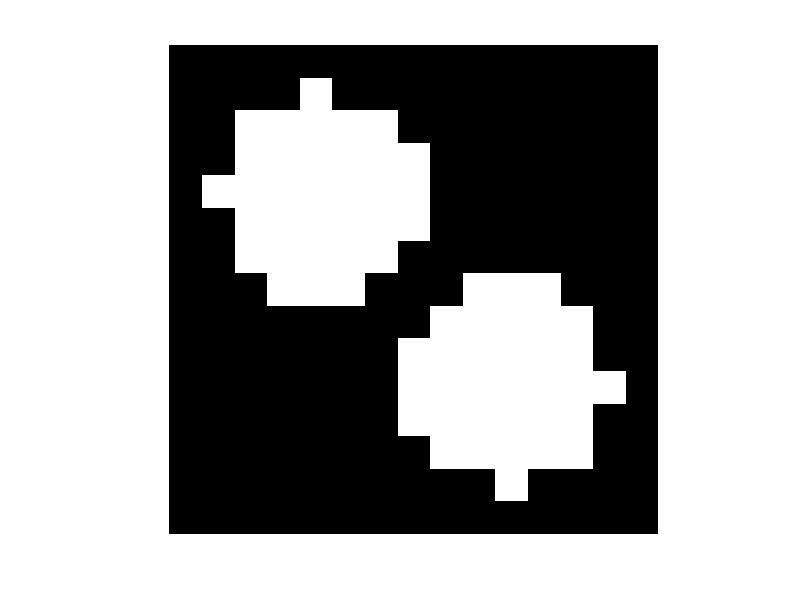

Write the MATLAB code that produced this figure. (Note: this script raises an error after producing the figure.)
%% Validation Of My Image Processing Algo:
% close all
clear ; 
clc ; 

% Construct A Noisy Image For Testing:

center1 = -2.9 ;
center2 = -center1;
dist = sqrt(2*(2*center1)^2);
radius = dist/2.1 * 0.8;
lims = [floor(center1-1.1*radius) ceil(center2+1.1*radius)];
[x,y] = meshgrid(lims(1):lims(2));
bw1 = sqrt((x-center1).^2 + (y-center1).^2) <= radius;
bw2 = sqrt((x-center2).^2 + (y-center2).^2) <= radius;
bw  = bw1 | bw2 ;

% % Close mask with disk
radius = 1;
decomposition = 0;
se = strel('disk', radius, decomposition);
bw = imclose(bw, se);
figure(1) ; clf ; imshow(bw) ; 
bw = rescale(repmat(bw , [17 , 17])) ; 
% 
% figure(2) ; clf ; 
% imshow( bw , [] )
% title('\fontsize{20}Initial Noise Free Image')

% Adding Noise:

% Black Image:
noise_img_black = imadjust(rgb2gray(imread('/Users/abhimanyudubey/Pictures/BIO MATH MODEL/Img_4_Noise/Black_Img.JPG'))) ; 
noise_img_gray  = imadjust(rgb2gray(imread('/Users/abhimanyudubey/Pictures/BIO MATH MODEL/Img_4_Noise/Grey_Img.TIF' ))) ; 

I1 = 50 : (50+size(bw , 1) - 1) ; % Default: 50 : (50+size(bw , 1) - 1) 
I2 = 70 : (70+size(bw , 2) - 1) ; % Default: 70 : (70+size(bw , 2) - 1)
noise_img_black = rescale(noise_img_black(I1 , I2) ); 
noise_img_gray  = rescale(noise_img_gray(I1 , I2) ); 

% % DELETE ME LATER:
% bw(end+1 , :) = 0 ; 
% bw(: , end+1) = 0 ;



% figure(3) ; clf ; imshow(noise_img_black , []) ; 
% title('\fontsize{20}Noisy Image 1')
% figure(4) ; clf ; imshow(noise_img_gray  , []) ;
% title('\fontsize{20}Noisy Image 2')

% img = uint16( rescale( imadjust( rescale( bw + 2*noise_img_black + 2*noise_img_gray) ) , 0 , 255 ) ) ; 
noise_level_1 = 0.0 ; 
noise_level_2 = 0.715 ; 
img = imadjust( rescale( bw + (noise_level_1 * noise_img_black) + (noise_level_2*noise_img_gray) ) ) ; 

% img = imresize(img , 4 , 'bicubic') ; 
im_size = size(img) ; 

close all ; 
figure(5) ; clf ; 
imshow(img , []) ; 
title('\fontsize{20}Image Added With Noise') ; 

name = sprintf('Img_GN_%3.3f_.tif' , noise_level_2) ; 
imwrite(img , name , 'tif') ; 
 
%%

%
% imwrite(img ,'myImg.tif' , 'tif' )
imwrite(img ,'myImg.png' , 'png' )

[img2 , BW2] = cell_image_BW_preprocessor_4validation(img , 1 , 0.6 , 3) ;  %% Sensitivity = 0.57   

% % % % % cell_image_BW_preprocessor(img , 1 , 0.57 , 3)

figure(6) ; clf ; imshow(img2 , []) ;
title('\fontsize{20}Image AFter Noise Removal')
imwrite(img2 ,'myImg2.tiff' , 'tiff' )

figure(7) ; clf ; imshow(BW2 , []) ;
title('\fontsize{20}BW Image Of Figure(5)') ; 
%
%
CC = bwconncomp(BW2) ; 
CC.islandSize = cellfun( @length , CC.PixelIdxList )' ; 

figure(7) ; clf ;  
calib_for_beads = 0.16 ; % MICRONS PER PIXEL
     CC = CC2 ;  % DELETE ME
CC.islandSize = CC.islandSize * calib_for_beads * 1e3 ; 
[y , x] = histcounts(CC.islandSize , 25) ; %  , Normalization="count") ; 
x = ( x(1:end-1) + x(2:end) ) * 0.5 ;
plot(x , y , 'or-' , 'linew' , 2.5 , 'markersize' , 14)
leg = ['Mean = ' , num2str(mean(CC.islandSize)) ,' nm' , newline , ...
    'Std. Deviation = ' , num2str(std(CC.islandSize)) , ' nm' , ...
    newline , 'Std = ' , num2str(std(CC.islandSize)/mean(CC.islandSize)*100) , '% of Mean', ...
    newline , 'No. Of Particles = ' , num2str(numel(CC.islandSize))] ; 
legend(leg , 'location' , 'northeast')
xlabel('Size Of Particles (Nanometers-(nm))')
ylabel('Number Of Particles')
title('Size Distribution Of All 500 Frames')
axis xy ; axis square ; grid on ; 
set(gca , 'linew' , 2.5 , 'fontsize' , 20 , 'fontweight' , 'bold')
exportgraphics(gcf , 'size_dist_2.pdf' , 'Resolution' , 300 , 'ContentType' , 'vector')

% Percent Std Deviation In the Measurement Of Particle Size:
% STD is Just 0.7% Of the mean value despite that much noise in the Image:
percent_std = std(CC.islandSize) / mean(CC.islandSize) * 100 
min_size    = min(CC.islandSize) ; 
max_size    = max(CC.islandSize) ; 

clearvars -except img BW2 CC

%% Final One Line Processing:

[ img3 , BW3 , CC ] = bio_watershed_segmentation_4validation(img , 1800 , 2000  , 1) ; 
figure(10) ; clf ; imshow(img3) ; 
title('\fontsize{20} Final Step: Img After Watershed Segmentation')
imwrite(img3 ,'myImg3.tiff' , 'tiff' )

figure(11) ; clf ; imshow(BW3) ; 
title('\fontsize{20} Seperating Overlapping Particles') ; 

figure(12) ; clf ; imshow(img3) ; hold on ; 
plot(CC.centroid(: , 1) , CC.centroid(: ,2) , '+r' , 'LineWidth', 2.5 , 'MarkerSize',15) ; 
plot(CC.centroid(: , 1) , CC.centroid(: ,2) , 'or' , 'LineWidth', 1.1 , 'MarkerSize',15) ; 
title('\fontsize{20} Final Step: Img After Watershed Segmentation')

imwrite(img3 ,'myImg3.tiff' , 'tiff' )


%%





